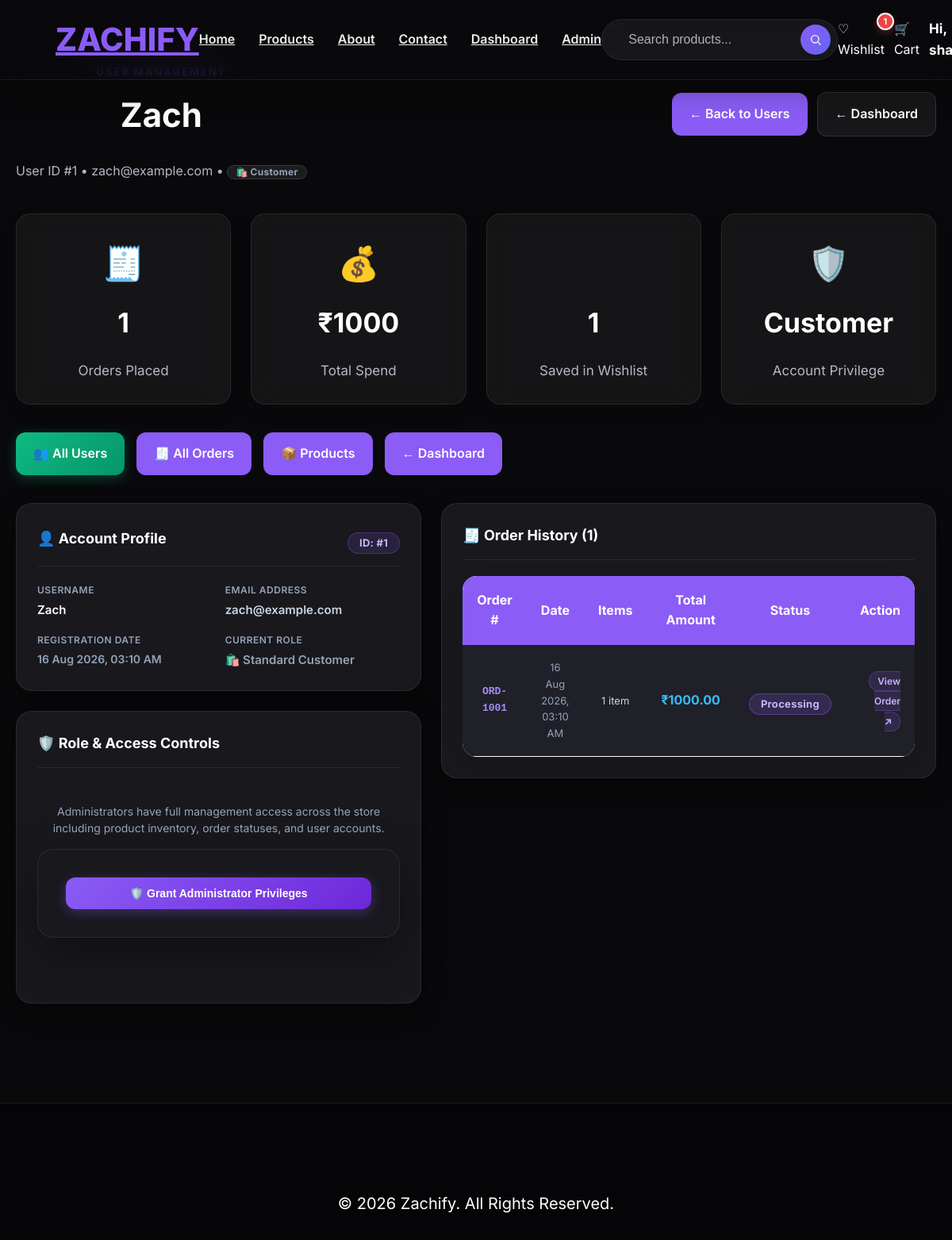
Before: /admin/users/1 (signed in) with the older database file.
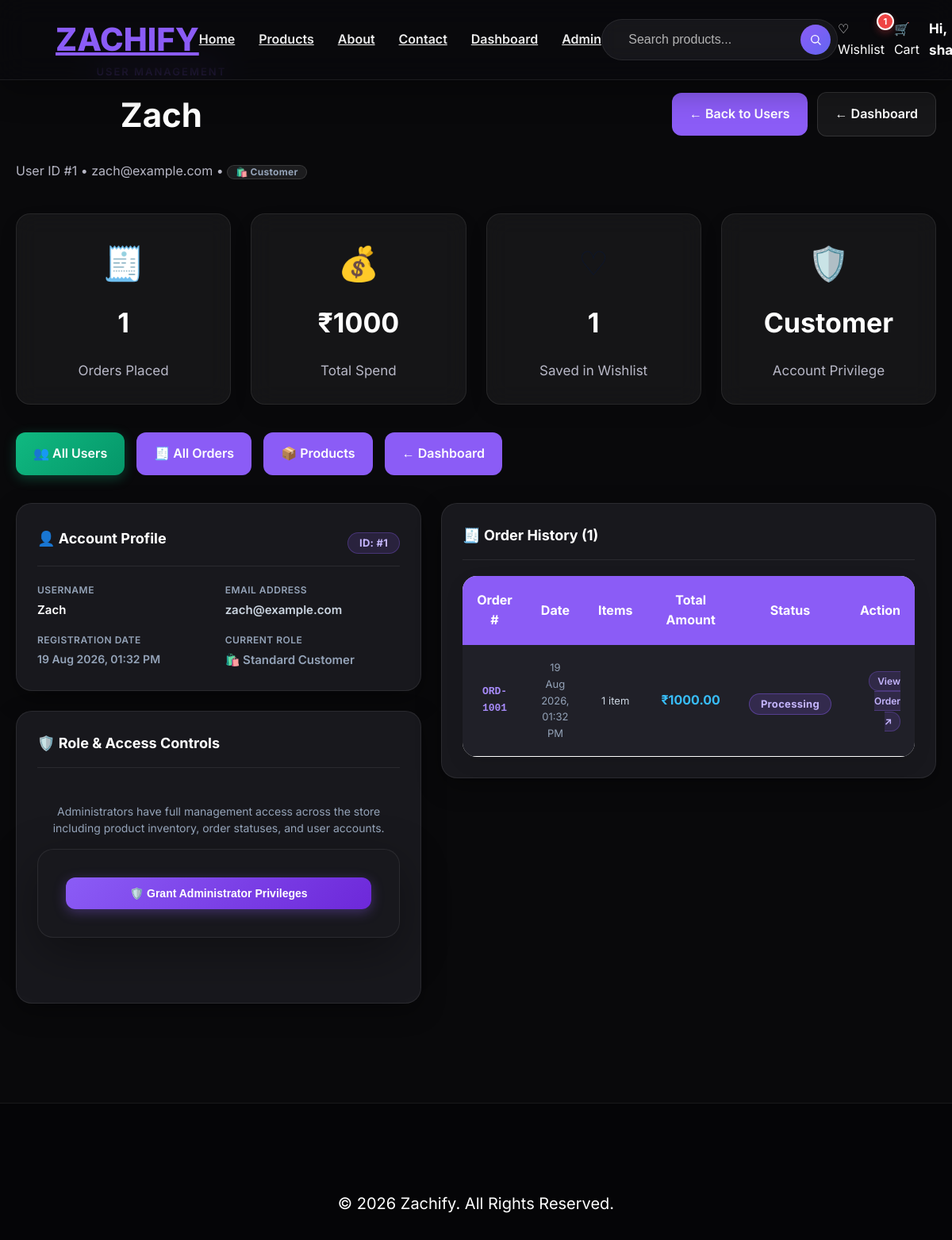
After: the same page with the newer database file.
### app.py (models this page shows)
class User(db.Model):
    id = db.Column(db.Integer, primary_key=True)
    username = db.Column(db.String(100), nullable=False)
    email = db.Column(db.String(120), unique=True, nullable=False)
    password = db.Column(db.String(200), nullable=False)
    is_admin = db.Column(db.Boolean, default=False, nullable=False)
    created_at = db.Column(db.DateTime, default=datetime.utcnow)
    wishlists = db.relationship("Wishlist", backref="user", lazy=True, cascade="all, delete-orphan")
    orders = db.relationship("Order", backref="user", lazy=True, cascade="all, delete-orphan")
    reviews = db.relationship("Review", backref="user", lazy=True, cascade="all, delete-orphan")

class Order(db.Model):
    id = db.Column(db.Integer, primary_key=True)
    user_id = db.Column(db.Integer, db.ForeignKey("user.id"), nullable=False)
    order_number = db.Column(db.String(50), unique=True, nullable=False)
    status = db.Column(db.String(50), nullable=False, default="Pending")
    total_amount = db.Column(db.Float, nullable=False, default=0.0)
    shipping_full_name = db.Column(db.String(120), nullable=True)
    shipping_email = db.Column(db.String(120), nullable=True)
    shipping_phone = db.Column(db.String(30), nullable=True)
    shipping_address = db.Column(db.String(300), nullable=True)
    shipping_city = db.Column(db.String(100), nullable=True)
    shipping_state = db.Column(db.String(100), nullable=True)
    shipping_pin = db.Column(db.String(20), nullable=True)
    payment_method = db.Column(db.String(50), nullable=True, default="Cash on Delivery")
    created_at = db.Column(db.DateTime, default=datetime.utcnow)
    items = db.relationship("OrderItem", backref="order", lazy=True, cascade="all, delete-orphan")

### app.py (the view)
@app.route("/admin/user/<int:user_id>")
@app.route("/admin/users/<int:user_id>")
@admin_required
def admin_user_details(user_id):
    target_user = User.query.get_or_404(user_id)
    orders = (
        Order.query.filter_by(user_id=target_user.id)
        .order_by(Order.created_at.desc())
        .all()
    )
    total_orders = len(orders)
    total_spent = sum(order.total_amount for order in orders)
    wishlist_count = Wishlist.query.filter_by(user_id=target_user.id).count()
    return render_template(
        "admin_user_details.html",
        user=target_user,
        orders=orders,
        total_orders=total_orders,
        total_spent=total_spent,
        wishlist_count=wishlist_count,
    )

### app.py (called while the page is built)
def get_current_user():
    user = None
    user_id = session.get("user_id")
    if user_id:
        user = User.query.get(user_id)
    else:
        username = session.get("username")
        if username:
            user = User.query.filter_by(username=username).first()
    if user and user.email and user.email.lower() in {e.lower() for e in DEFAULT_ADMIN_EMAILS} and not user.is_admin:
        user.is_admin = True
        try:
            db.session.commit()
        except Exception:
            pass
    return user

def admin_required(f):
    @wraps(f)
    def decorated_function(*args, **kwargs):
        current_user = get_current_user()
        if not current_user:
            flash("Please login to access the admin area.", "danger")
            return redirect(url_for("login"))
        if not bool(current_user.is_admin):
            abort(403)
        return f(*args, **kwargs)
    return decorated_function

### templates/admin_user_details.html (shortened to what the changed rows need)
{% extends "base.html" %}
{% block content %}
<div class="admin-container">
    <div class="admin-header">
        <div>
            <p class="admin-kicker">USER MANAGEMENT</p>
            <h1>{{ user.username }}</h1>
            <p class="admin-subtitle">
                User ID #{{ user.id }} &bull; {{ user.email }} &bull;
                {% if user.is_admin %}
                    <span class="status-badge" style="background: linear-gradient(135deg, #8b5cf6, #6d28d9); color: #ffffff; font-weight: 700; padding: 2px 10px; font-size: 12px;">
                        🛡️ Administrator
                    </span>
                {% else %}
                    <span class="status-badge" style="background: rgba(255, 255, 255, 0.08); color: #94a3b8; border: 1px solid rgba(255, 255, 255, 0.12); padding: 2px 10px; font-size: 12px;">
                    </span>
                {% endif %}
            </p>
        </div>
    </div>
    <div class="dashboard-cards">
        <div class="dashboard-card">
            <h2>{{ total_orders }}</h2>
        </div>
        <div class="dashboard-card">
            <h2>₹{{ "%.0f"|format(total_spent) }}</h2>
        </div>
        <div class="dashboard-card">
            <h2>{{ wishlist_count }}</h2>
        </div>
        <div class="dashboard-card">
            <div class="card-icon">🛡️</div>
            <h2>{{ 'Admin' if user.is_admin else 'Customer' }}</h2>
            <p>Account Privilege</p>
        </div>
    </div>
    <div class="admin-order-grid">
        <div>
            <div class="admin-info-card">
                <div class="admin-info-card-header">
                    <h3>👤 Account Profile</h3>
                    <span class="status-badge" style="background: rgba(139, 92, 246, 0.15); color: #c4b5fd; border: 1px solid rgba(139, 92, 246, 0.3);">
                        ID: #{{ user.id }}
                    </span>
                </div>
                <div class="admin-info-list">
                    <div class="admin-info-item">
                        <span class="admin-info-label">Username</span>
                        <span class="admin-info-val" style="color: #ffffff; font-weight: 600;">{{ user.username }}</span>
                    </div>
                    <div class="admin-info-item">
                        <span class="admin-info-label">Email Address</span>
                        <span class="admin-info-val" style="color: #cbd5e1;">{{ user.email }}</span>
                    </div>
                    <div class="admin-info-item">
                        <span class="admin-info-label">Registration Date</span>
                        <span class="admin-info-val" style="color: #94a3b8; font-size: 14px;">
                            {{ user.created_at.strftime("%d %b %Y, %I:%M %p") if user.created_at else 'N/A' }}
                        </span>
                    </div>
                </div>
            </div>
        </div>
        <div>
            <div class="admin-info-card">
                {% if orders %}
                <table class="product-table" style="margin: 0;">
                    <thead>
                        <tr>
                            <th>Order #</th>
                            <th>Date</th>
                            <th>Items</th>
                            <th>Total Amount</th>
                            <th>Status</th>
                            <th style="text-align: right;">Action</th>
                        </tr>
                    </thead>
                    <tbody>
                        {% for ord in orders %}
                        <tr>
                            <td style="font-family: monospace; font-weight: 700; color: #a78bfa;">
                                <a href="{{ url_for('admin_order_details', order_id=ord.id) }}" style="color: #a78bfa; text-decoration: none;">
                                    {{ ord.order_number }}
                                </a>
                            </td>
                            <td style="color: #94a3b8; font-size: 13px;">
                                {{ ord.created_at.strftime("%d %b %Y, %I:%M %p") if ord.created_at else 'N/A' }}
                            </td>
                            <td style="color: #cbd5e1; font-size: 13px;">
                                {{ ord.items|length }} {{ 'item' if ord.items|length == 1 else 'items' }}
                            </td>
                            <td style="font-weight: 700; color: #38bdf8;">
                                ₹{{ "%.2f"|format(ord.total_amount) }}
                            </td>
                            <td>
                                <span class="status-badge {{ ord.status|lower }}">
                                    {{ ord.status }}
                                </span>
                            </td>
                            <td style="text-align: right;">
                                <a href="{{ url_for('admin_order_details', order_id=ord.id) }}" class="quick-btn" style="padding: 4px 10px; font-size: 12px; background: rgba(139, 92, 246, 0.15); border: 1px solid rgba(139, 92, 246, 0.3); color: #c4b5fd; text-decoration: none;">
                                    View Order ↗
                                </a>
                            </td>
                        </tr>
                        {% endfor %}
                    </tbody>
                </table>
                {% endif %}
            </div>
        </div>
    </div>
</div>
{% endblock %}

Changed rows visible on the page:
changed User "Zach": created_at "16 Aug 2026, 03:10 AM" → "19 Aug 2026, 01:32 PM"
changed Order "ORD-1001": created_at "16 Aug 2026, 03:10 AM" → "19 Aug 2026, 01:32 PM"
